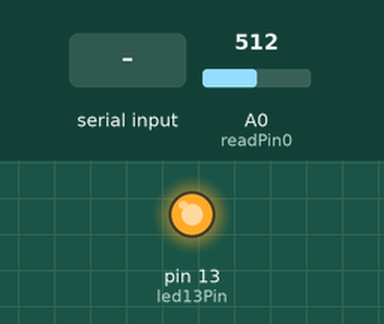
Recording of a sketch running on a simulated Teensy 4. Parts: output pins drawn as LEDs (lit = HIGH). The test bench sets the inputs (shaded band); at power-on: A0 (readPin0) = 512 (analog values on the 0–1023 scale).

Above: at 1.2 s.
1.3 s: "1" received over the second serial link
At 3.0 s:
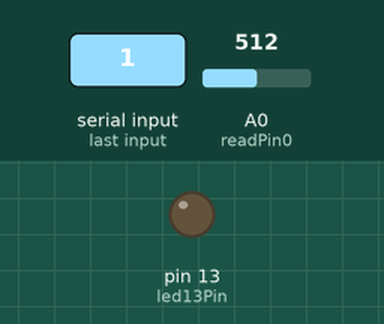
3.8 s: "0" received over the second serial link
At 6.0 s:
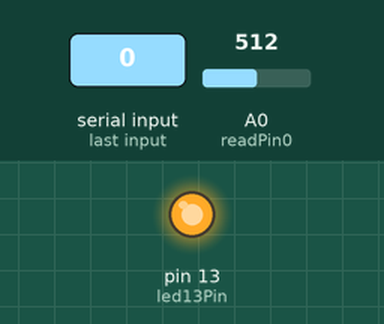
6.3 s: "2" received over the second serial link
At 8.0 s:
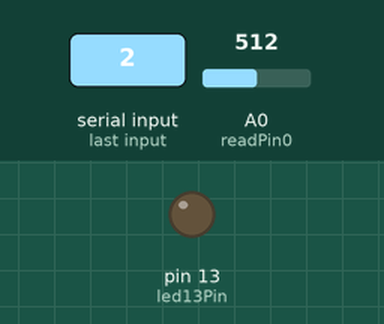
Timing chart, 0 to 9.5 s (numbered marks = the images above; inputs shaded):
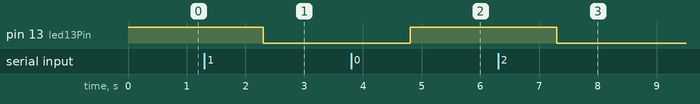

The sketch:

teensyLC.ino
```cpp
const int led13Pin = 13;

boolean led13 = true;
const int readPin0 = A0; // ADC0

struct Readings
{
  float milliAmps = 0.0;
  float power = 0.0;
  int sampleRate = 0;
  float rawRms = 0.0;
};
Readings readings;

struct Settings
{
  int echoReadings = 0;
  float numSamplesAvg = 10000.0;
  float numSamplesFilter = 20.0;
  float numSamplesRms = 10000.0;
  float adcTomA = .4096;
  float rmsOffset = 1.12;
  float acVolts = 240.0;
};
Settings settings;
float adcValue = 0.0;
float avgAdc = 0.0;
float rmsAdc = 0.0;
float avgRms = 0.0;
float adcFilter = 0.0;
int icount = 0;
unsigned long tstart = 0;
unsigned long now = 0;

void setup()
{
  Serial1.begin(115200);
  Serial.begin(9600);
  analogReadResolution(12);
//  analogReadAveraging(8);

  pinMode(readPin0, INPUT);
  pinMode(led13Pin, OUTPUT);
  digitalWrite(led13Pin, led13);

}

void loop()
{
  now = millis();
  if ((now - tstart) >= 1000)
  {
    readings.sampleRate = icount;
    icount = 0;
    tstart = now;
  }
  else
  {
    ++icount;
  }
  while(Serial1.available() > 0)
  {
    Serial1.readBytes((uint8_t*) &settings, sizeof(settings));
/*
    Serial.print("Settings: ");
    Serial.print(settings.echoReadings);
    Serial.print(", ");
    Serial.print(settings.numSamplesAvg);
    Serial.print(", ");
    Serial.print(settings.numSamplesFilter);
    Serial.print(", ");
    Serial.print(settings.numSamplesRms);
    Serial.print(", ");
    Serial.print(settings.adcTomA);
    Serial.print(", ");
    Serial.print(settings.rmsOffset);
    Serial.print(", ");
    Serial.println(settings.acVolts);
*/
  }
  adcValue = (float) analogRead(readPin0);
  adcFilter = adcFilter + (adcValue - adcFilter) / settings.numSamplesFilter;
  avgAdc = avgAdc + (adcValue - avgAdc) / settings.numSamplesAvg;
  rmsAdc = (adcFilter - avgAdc);
  rmsAdc = rmsAdc * rmsAdc;
  avgRms = avgRms + (rmsAdc - avgRms) / settings.numSamplesRms;
  if (settings.echoReadings > 0)
  {
    readings.rawRms = sqrt(avgRms);
    readings.milliAmps = (readings.rawRms - settings.rmsOffset) / settings.adcTomA;
    readings.power = readings.milliAmps * 0.001 * settings.acVolts;
    led13 = !led13;
    digitalWrite(led13Pin, led13);
    Serial1.write((uint8_t*)&readings, sizeof(readings));
    settings.echoReadings = 0;
/*
    Serial.print("Readings: ");
    Serial.print(readings.milliAmps);
    Serial.print(", ");
    Serial.print(readings.power);
    Serial.print(", ");
    Serial.print(readings.sampleRate);
    Serial.print(", ");
    Serial.println(readings.rawRms);
*/

  }
}
```

Measured:
- after the input at 1.3 s, pin 13 (led13Pin): HIGH → LOW after 1.0 s
- after the input at 3.8 s, pin 13 (led13Pin): LOW → HIGH after 1.0 s
- after the input at 6.3 s, pin 13 (led13Pin): HIGH → LOW after 1.0 s
